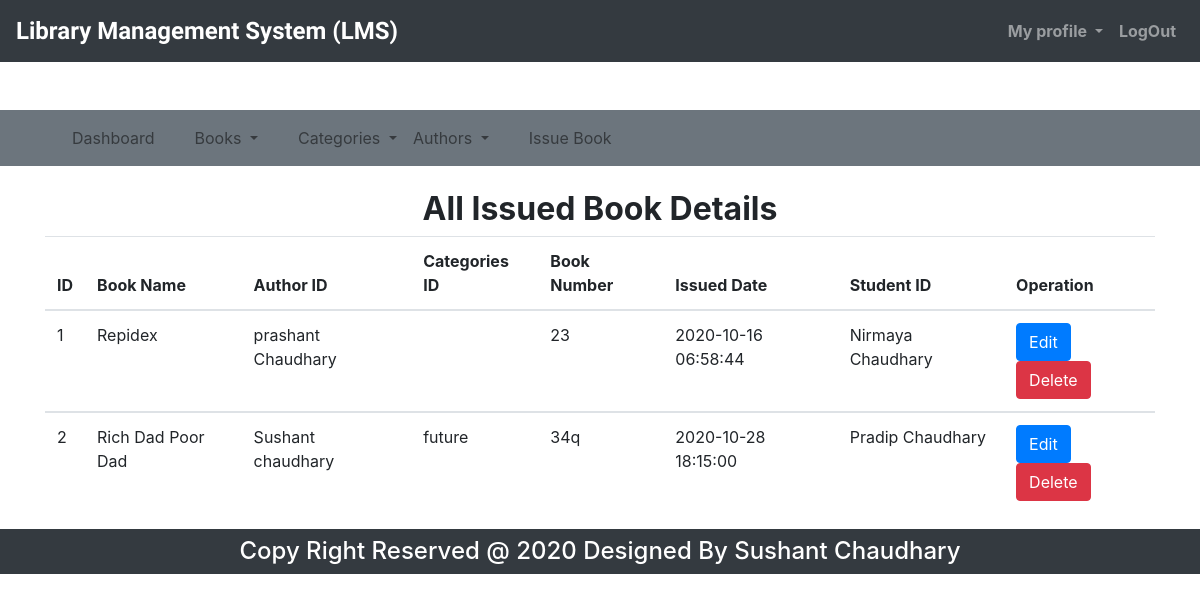
Screenshot of /book_issued_detail.php (signed in) with the database file from the repository.
### tables this page shows
CREATE TABLE `issue_book` (
  `id` int(11) NOT NULL,
  `book_name` varchar(255) NOT NULL,
  `author_id` varchar(255) NOT NULL,
  `categories_id` varchar(255) NOT NULL,
  `book_num` varchar(255) NOT NULL,
  `student_id` varchar(255) NOT NULL,
  `issue_date` timestamp NOT NULL DEFAULT current_timestamp() ON UPDATE current_timestamp(),
  `return` varchar(255) NOT NULL
);

CREATE TABLE `register` (
  `id` int(11) NOT NULL,
  `fullname` varchar(255) NOT NULL,
  `email` varchar(255) NOT NULL,
  `mobile` varchar(255) NOT NULL,
  `password` varchar(255) NOT NULL,
  `role` int(11) NOT NULL
);

### book_issued_detail.php (the view, shortened to what this page needs)
<?php
	include('top.php');
?>
<div class="container">
	<div>
		<h2 class="text-center font-weight-bold">All Issued Book Details</h2>
		<table class="table">
			<thead>
				<th>ID</th>
				<th>Book Name</th>
				<th>Author ID</th>
				<th>Categories ID</th>
				<th>Book Number</th>
				<th>Issued Date</th>
				<?php
				  if($_SESSION["stu_role"] == 1){
				?>
				<th>Student ID</th>
				<th>Operation</th>
			<?php } ?>
			</thead>
			<?php
				$i=1;
				$Issued_book="SELECT i.id,i.book_name,i.author_id,i.categories_id,i.book_num,i.issue_date,r.fullname FROM issue_book i LEFT JOIN register r ON i.student_id=r.id";
				$run_issued_book=mysqli_query($con,$Issued_book);
				while($row=mysqli_fetch_assoc($run_issued_book)){
			?>
			<tbody>
				<td><?php echo $i++ ?></td>
				<td><?php echo $row['book_name'] ?></td>
				<td><?php echo $row['author_id'] ?></td>
				<td><?php echo $row['categories_id'] ?></td>
				<td><?php echo $row['book_num'] ?></td>
				<td><?php echo $row['issue_date'] ?></td>
				<?php
				  if($_SESSION["stu_role"] == 1){
				?>
				<td><?php echo $row['fullname'] ?></td>
				<td>
					<a href="edit_issued_book.php?id=<?php echo $row['id'] ?>" class="btn btn-primary">Edit</a>
					<a href="rem_issued_book.php?id=<?php echo $row['id'] ?>" class="btn btn-danger">Delete</a>
				</td>
			<?php } ?>
			</tbody>
		<?php } ?>
		</table>
	</div>
</div>
<?php
	include('foot.php');
?>

### css/styles.css (style rules this page uses)
* { margin: 0; padding: 0; box-sizing: border-box; }

### rows the page displays
issue_book: book_name "Repidex", author "prashant Chaudhary", book_num "23", issue_date "2020-10-16 06:58:44", register.fullname "Nirmaya Chaudhary"
issue_book: book_name "Rich Dad Poor Dad", author "Sushant chaudhary", categories "future", book_num "34q", issue_date "2020-10-28 18:15:00", register.fullname "Pradip Chaudhary"
